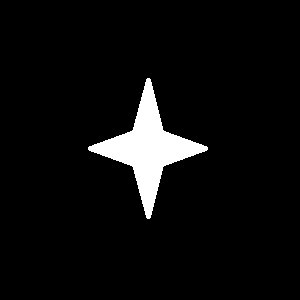
#> input picture images/star.jpg, 300 x 300 px, found by its file name
$ python Contours_MatchShapes.py   (older library calls are emulated)
#> lines starting #> are read from the running program, lines starting #| are printed output that depends on the picture; after the words box and inside, x2 and y2 are one past the last pixel; in counts of white or black regions, pixels touching at a corner belong together; long printed decimals are rounded
import cv2
import numpy as np

img1 = cv2.imread(r'images\star.jpg',0)
#> img1 is the input picture: shape (300, 300); min 0, max 255, mean 13.3
img2 = cv2.imread(r'images\matchshapes.jpg',0)
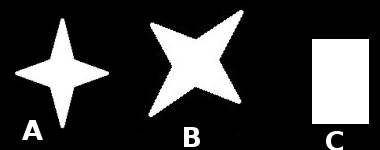
#> input picture images/matchshapes.jpg, 380 x 150 px, found by its file name
#> img2 is the input picture: shape (150, 380); min 0, max 255, mean 58.8

ret, thresh = cv2.threshold(img1, 127, 255, 0)
#> thresh: shape (300, 300); 5.2% white; 1 white region, box (x1, y1, x2, y2) and area: (88, 78, 208, 219) 4700
ret, thresh2 = cv2.threshold(img2, 127, 255, 0)
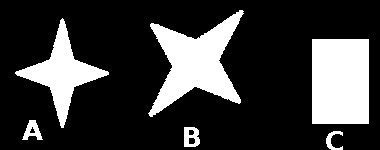
#> thresh2: shape (150, 380); 22.8% white; 6 white regions
im2, contours, hierarchy = cv2.findContours(thresh, 2, 1)
#> contours = 1 contour; box (x1, y1, x2, y2) and area: (88, 78, 208, 219) 4503
cnt1 = contours[0]
#> cnt1 = contour of 392 points, box (x1, y1, x2, y2) (88, 78, 208, 219), area 4503
im2, contours, hierarchy = cv2.findContours(thresh2, 2, 1)
#> contours = 9 contours; largest, box (x1, y1, x2, y2) and area: (312, 39, 369, 124) 4704, (148, 10, 244, 117) 4506, (15, 18, 109, 128) 2710, (184, 127, 200, 147) 259, (22, 120, 43, 140) 201

cnt2 = contours[8]
#> cnt2 = contour of 374 points, box (x1, y1, x2, y2) (148, 10, 244, 117), area 4506

ret = cv2.matchShapes(cnt1, cnt2, 1, 0.0)
#> ret = 0.00203
print(ret)
#| 0.002026

print(hierarchy)
#| [[[ 1 -1 -1 -1]
#|   [ 4  0  2 -1]
#|   [ 3 -1 -1  1]
#|   [-1  2 -1  1]
#|   [ 6  1  5 -1]
#|   [-1 -1 -1  4]
#|   [ 7  4 -1 -1]
#|   [ 8  6 -1 -1]
#|   [-1  7 -1 -1]]]


img3 = cv2.cvtColor(img2, cv2.COLOR_GRAY2BGR)
cv2.drawContours(img3,cnt2,-1,(255,100,0), 2)
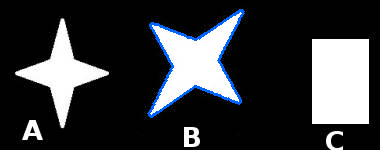
#> img3: shape (150, 380, 3); 1.96% of pixels changed, all inside (x1, y1, x2, y2) = (147, 9, 245, 118)

cv2.imshow('img',img3)
cv2.waitKey(0)
cv2.destroyAllWindows()
